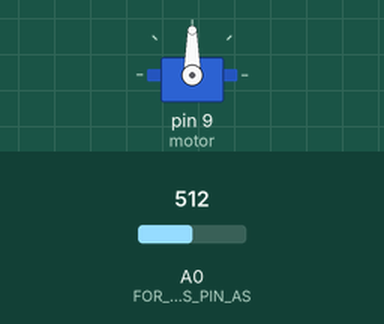
Bench run of a sketch on a simulated Arduino Uno, built with avr-gcc and run on an emulated ATmega328P. On the bench: servo. The test bench sets the inputs (shaded band); at power-on: A0 (FOR_DEFINING_THIS_PIN_AS) = 512.

Above: at 1.2 s.
1.3 s: A0 (FOR_DEFINING_THIS_PIN_AS) set to 491
At 2.05 s:
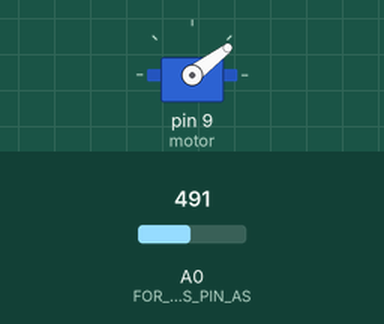
4.3 s: A0 (FOR_DEFINING_THIS_PIN_AS) set to 510
At 6.0 s:
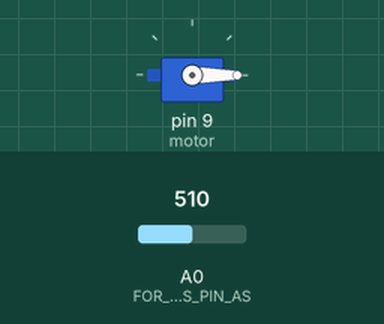
Timing chart, 0 to 7.5 s (numbered marks = the images above; inputs shaded):
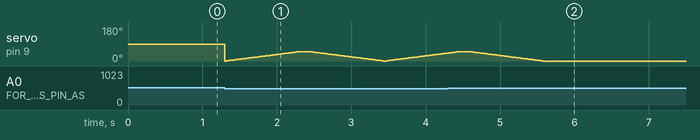

The sketch:

Google_Dinosaur_jumper.ino
```cpp
#include<Servo.h>                                                              //CALLING SERVO FUNCTION FROM THE LIBRARY.
Servo motor;                                                                   //DEFINING THE SERVO VARIABLE.
int angle=0;                                                                   //INITIALLIZING THE ANGLE AS 0 DEGREE.
int input;                                                                     //ANOTHER VARIABLE USED LATER FOR INPUTTING THE VALUES FROM LDR SENSOR.
void setup() {
  Serial.begin(9600);
  motor.attach(9);                                                             //FOR CONNECTING THE CONTROLS OF TE MOTOR TO PWM PIN NO. 9.
  pinMode(A0,INPUT);                                                          //FOR DEFINING THIS PIN AS INPUT PIN.
}
void loop() {
  input=analogRead(A0);                                                       //STORE VALUES FROM LDR SENSOR.
  if(input<500)                                                                //COMPARISION IS MADE TO DARKNESS OF THE ROOM,THIS VALUE IS TO BE SET BY PROPE EXPERIMENTS THE VALUE PROVIDED IS JUST A RANDOM ONE.
  {
    for(angle=0;angle<=50;angle+=1)                                            //FOR MOVING IT TO A PARTICULAR ANGLE WITH AN ACCURACY OF 1 DEGREE(THE VALUE I.E. THE ONE WHICH IS PROVIDED IS AN ASSUMPTION).
    {
      motor.write(angle);                                                      //MOVE TO FINAL ANGLE IN A STEPWISE
      delay(20);                                                               //MAY BE TO ALLOW THE MOTOR TO MOVE ACCURATELY WITHOUT GETTING AN ERRORED FINAL ANGLE WHICH MAY BE ACQUIRED DUE TO INERTIA
    }
    delay(100);
    for(angle=50;angle>=0;angle-=1)                                            //SAME AS BEFORE ONLY ITS DONE FOR TAKING IT BACK TO INITIAL ANGLE
    {
      motor.write(angle);                                                      //MOVE TO FINAL ANGLE IN A STEPWISE
      delay(20);                                                               //MAY BE TO ALLOW THE MOTOR TO MOVE ACCURATELY WITHOUT GETTING AN ERRORED FINAL ANGLE WHICH MAY BE ACQUIRED DUE TO INERTIA
    }
  }
}
```

Measured:
- the behaviour switches between 500 and 499 on A0 (FOR_DEFINING_THIS_PIN_AS) (found by bisection; images 0 and 1)
- after the input at 4.3 s, servo on pin 9 (motor): goes on until 5.6 s, then stays 0°
